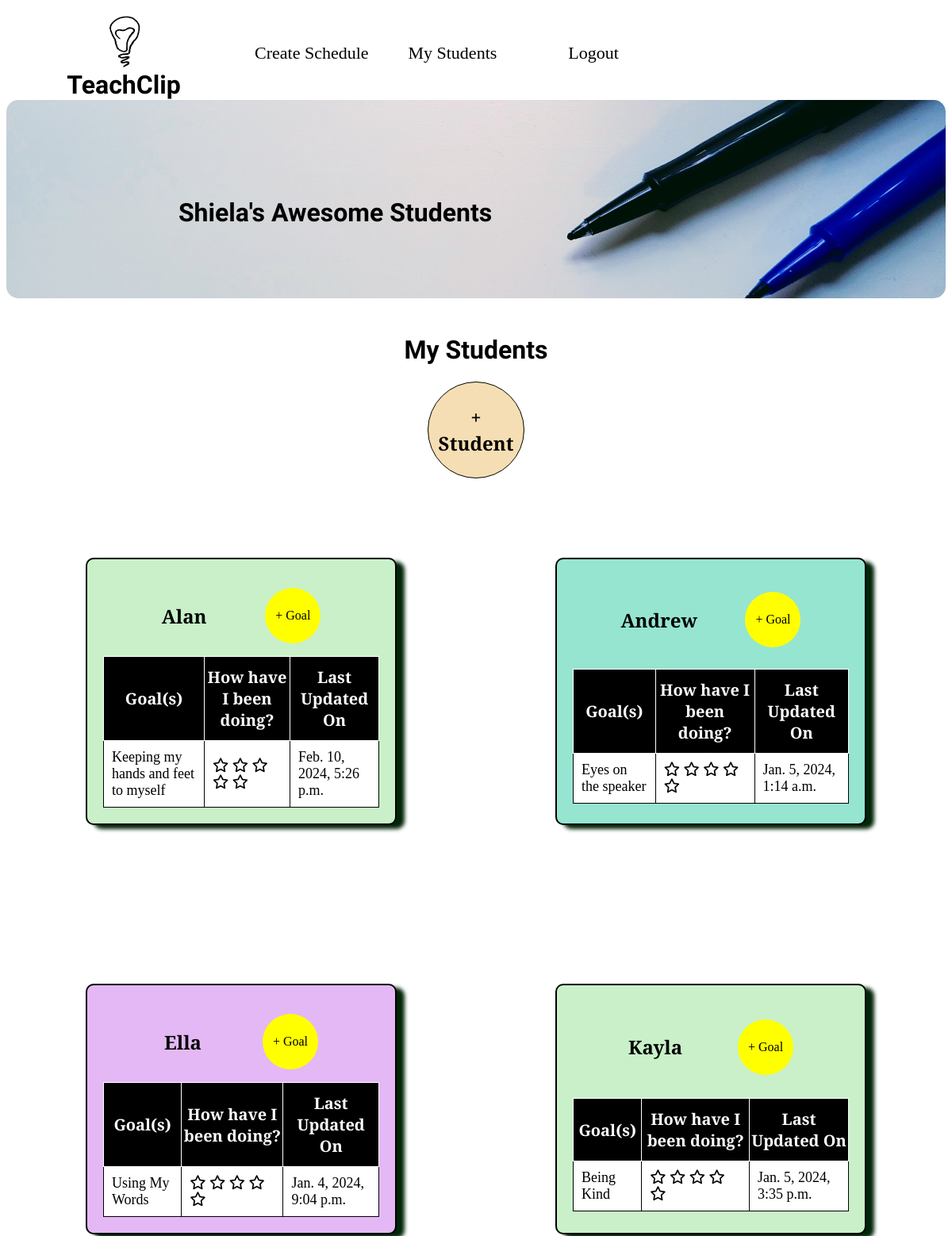
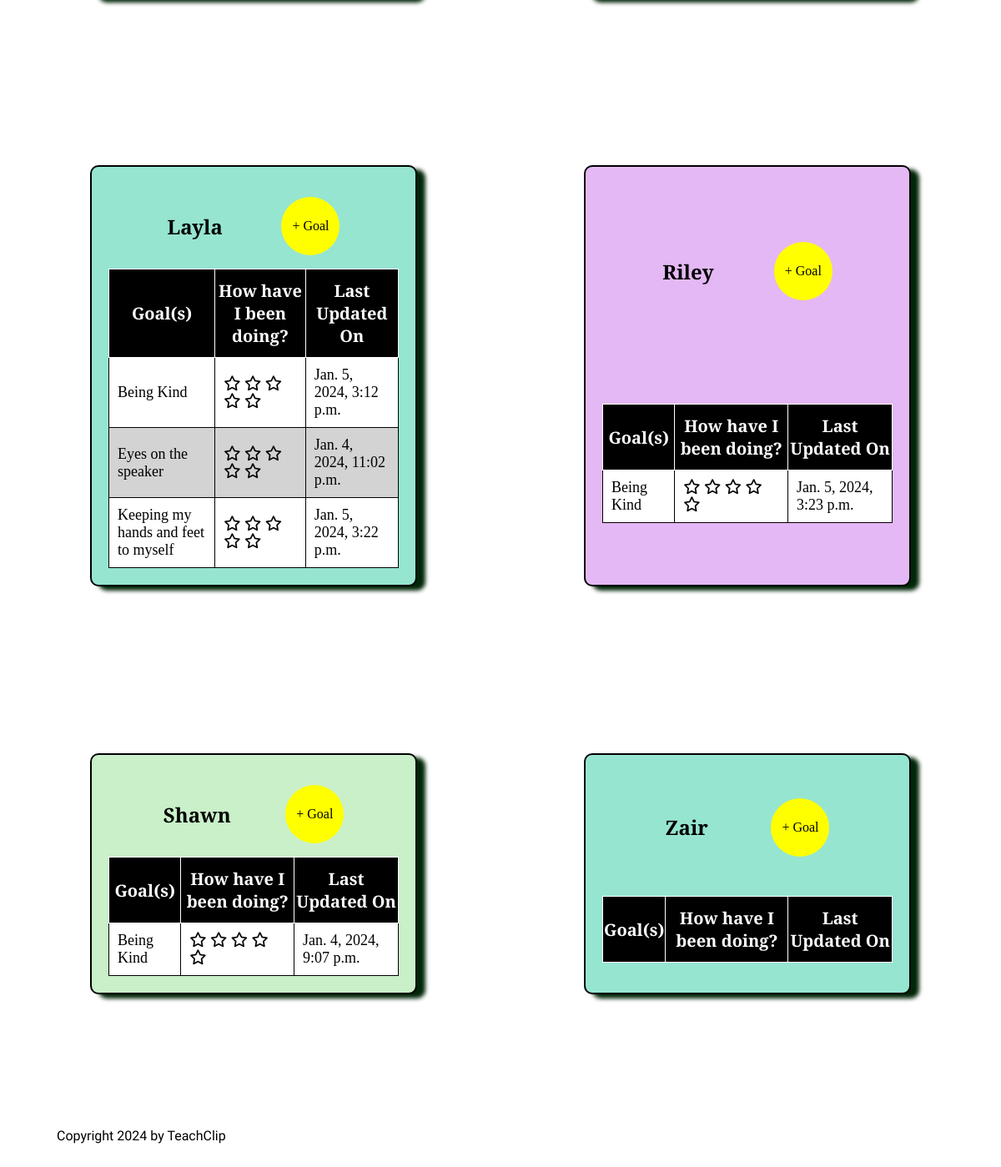
The app's page /goals/teacher_home/ (signed in) with its own data (2 pictures, top to bottom).
### goalchart/models.py (models this page shows, shortened)
class Student(models.Model):
    student_first_name = models.CharField(max_length=200)
    GRADE_IN_SCHOOL_CHOICES = [
        ("K", "Kindergarten"),
        ("G1", "1st Grade"),
        ("G2", "2nd Grade"),
        ("G3", "3rd Grade"),
        ("G4", "4th Grade"),
        ("G5", "5th Grade"),
        ("GO", "Other"),
    ]
    grade_in_school = models.CharField(
        max_length=2,
        choices=GRADE_IN_SCHOOL_CHOICES,
        default="K",
    )
    created_on = models.DateTimeField(auto_now_add=True)
    last_modified = models.DateTimeField(auto_now=True)
    teacher = models.ForeignKey(
        settings.AUTH_USER_MODEL,
        related_name="students",
        on_delete=models.CASCADE,
        null=True,
    )
    class Meta:
        ordering = ["student_first_name"]

class Goal(models.Model):
    student = models.ForeignKey(
        Student,
        related_name="goals",
        on_delete=models.CASCADE,
        null=True,
    )
    schedule = models.ForeignKey(
        Schedule,
        related_name="goals",
        on_delete=models.CASCADE,
        null=True,
    )
    goal_name = models.CharField(max_length=200)
    goal_description = models.TextField()
    goal_picture = models.URLField()
    last_modified = models.DateTimeField(auto_now=True, null=True)
    goal_rating = models.PositiveSmallIntegerField(default = 0,null=True)
    def average_rating(self) -> float:
        return Rating.objects.filter(goals=self).aggregate(Avg("rating")) ["rating_avg"] or 0
    class Meta:
        ordering = ["goal_name"]

### goalchart/views.py (the view)
# urls.py: path("teacher_home/", goal_list, name="teacher_home"),
@login_required
def goal_list(request):
    students = Student.objects.filter(teacher=request.user)
    context = {
        "students": students,
    }
    return render(request, "goalchart/teacher_home.html", context)

### goalchart/templates/goalchart/teacher_home.html (shortened to what this page needs)
{% extends "base.html" %}
{% load static %}
{% block userimg %}
  <div class="info-img">
    <img src="{% static "img/pens.jpg" %}" alt="pens image">
    <h1>{{ user.first_name }}'s Awesome Students</h1>
  </div>
{% endblock userimg %}
{% block main %}
<div class="center-container">
  <h1>My Students</h1>
  <div class="add-big-button">
    <a href="{% url "add_student" %}"><h2>+ Student</h2></a>
  </div>
</div>
<div class="student-container">
  {% for student in students %}
    <div class="student-box {% cycle "group1" "group2" "group3" %}">
      <h2>{{ student.student_first_name }}</h2>
      <a href="{% url "create_goal" student.id %}"><p>+ Goal</p></a>
      <table>
        <thead>
          <tr>
            <th>Goal(s)</th>
            <th>How have I been doing?</th>
            <th>Last Updated On</th>
          </tr>
        </thead>
        <tbody class="striped-table">
          {% for goal in student.goals.all %}
          <tr>
              <td><a href="{% url "edit_goal" goal.id %}">{{ goal.goal_name}}</a></td>
              <td>
                <a href="{% url "goal_chart" goal.id %}">
                <i class="fa-regular fa-star {% if goal.average_rating > 0 %} checked {% endif %}"></i>
                <i class="fa-regular fa-star {% if goal.average_rating > 1 %} checked {% endif %}"></i>
                <i class="fa-regular fa-star {% if goal.average_rating > 2 %} checked {% endif %}"></i>
                <i class="fa-regular fa-star {% if goal.average_rating > 3 %} checked {% endif %}"></i>
                <i class="fa-regular fa-star {% if goal.average_rating > 4 %} checked {% endif %}"></i></a>
              </td>
              <td>{{ goal.last_modified }}</td>
          </tr>
          {% endfor %}
        </tbody>
      </table>
    </div>
  {% endfor %}
</div>
{% endblock main %}

### goalchart/static/css/styles.css (style rules this page uses)
html, body { font-family: 'Cormorant Garamond', serif; }
a { text-decoration: none; color: black; }
h1 { font-family: 'Shadows Into Light', cursive; text-align: center; }
.info-img { position: relative; }
.info-img img { width: 100%; height: 250px; object-fit: cover; border-radius: 15px; margin-bottom: 20px; }
.info-img h1 { position: absolute; top: 40%; left: 25%; transform: translate(-20%, -20%) }
.center-container { display: flex; flex-flow: column wrap; justify-content: center; align-items: center; }
.add-big-button { display: flex; flex-flow: column wrap; justify-content: center; text-align: center; border-radius: 50%; height: 100px; width: 100px; background-color: wheat; padding: 10px; border: 1px solid; }
.student-container { display: grid; grid-template-columns: repeat(2, 50%); }
.student-box { display: flex; flex-flow: row wrap; justify-content: space-evenly; align-items: center; margin: 100px; border: 2px solid; border-radius: 10px; padding: 20px; box-shadow: 10px 5px 5px rgb(2, 38, 8); }
.student-box p { background-color: yellow; width: 50px; height: 50px; text-align: center; display: flex; flex-flow: column wrap; justify-content: center; align-items: center; border-radius: 50%; padding: 10px; }
.group1 { background-color: rgb(201, 240, 201); }
.group2 { background-color: rgb(150, 229, 209); }
.group3 { background-color: rgb(228, 184, 244); }
table { border: 2px solid black; border-collapse: collapse; width: 100%; }
table th { padding-top: 12px; padding-bottom: 12px; text-align: center; background: black; color: white; font-size: 20px; margin-left: 5px; margin-right: 5px; }
table td { font-size: 18px; padding: 10px; }
table, th, td { border: 1px solid; }
.striped-table> tr:nth-child(even) { background-color: lightgray; }
.striped-table> tr:nth-child(odd) { background-color: white; }

### records on screen
Student: student_first_name "Alan"
Goal: goal_name "Keeping my hands and feet to myself", last_modified "Feb. 10, 2024, 5:26 p.m."
Student: student_first_name "Andrew"
Goal: goal_name "Eyes on the speaker", last_modified "Jan. 5, 2024, 1:14 a.m."
Student: student_first_name "Ella"
Goal: goal_name "Using My Words", last_modified "Jan. 4, 2024, 9:04 p.m."
Student: student_first_name "Kayla"
Goal: goal_name "Being Kind", last_modified "Jan. 5, 2024, 3:35 p.m."
Student: student_first_name "Layla"
Goal: goal_name "Being Kind", last_modified "Jan. 5, 2024, 3:12 p.m."
Goal: goal_name "Eyes on the speaker", last_modified "Jan. 4, 2024, 11:02 p.m."
Goal: goal_name "Keeping my hands and feet to myself", last_modified "Jan. 5, 2024, 3:22 p.m."
Student: student_first_name "Riley"
Goal: goal_name "Being Kind", last_modified "Jan. 5, 2024, 3:23 p.m."
Student: student_first_name "Shawn"
Goal: goal_name "Being Kind", last_modified "Jan. 4, 2024, 9:07 p.m."
Student: student_first_name "Zair"

### other values on screen
{{ user.first_name }} "Shiela"
